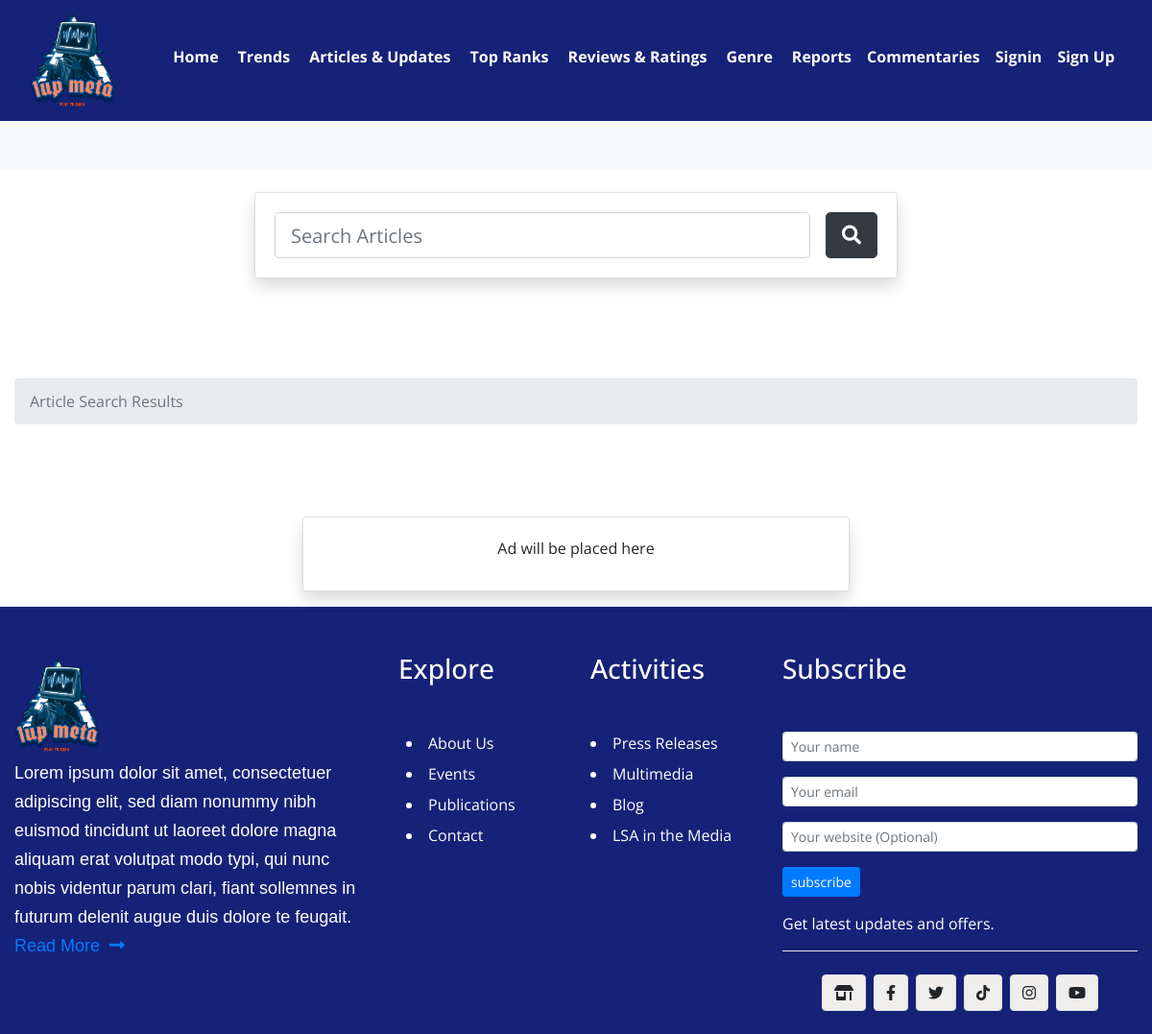
Page /search.php on the earlier database version.
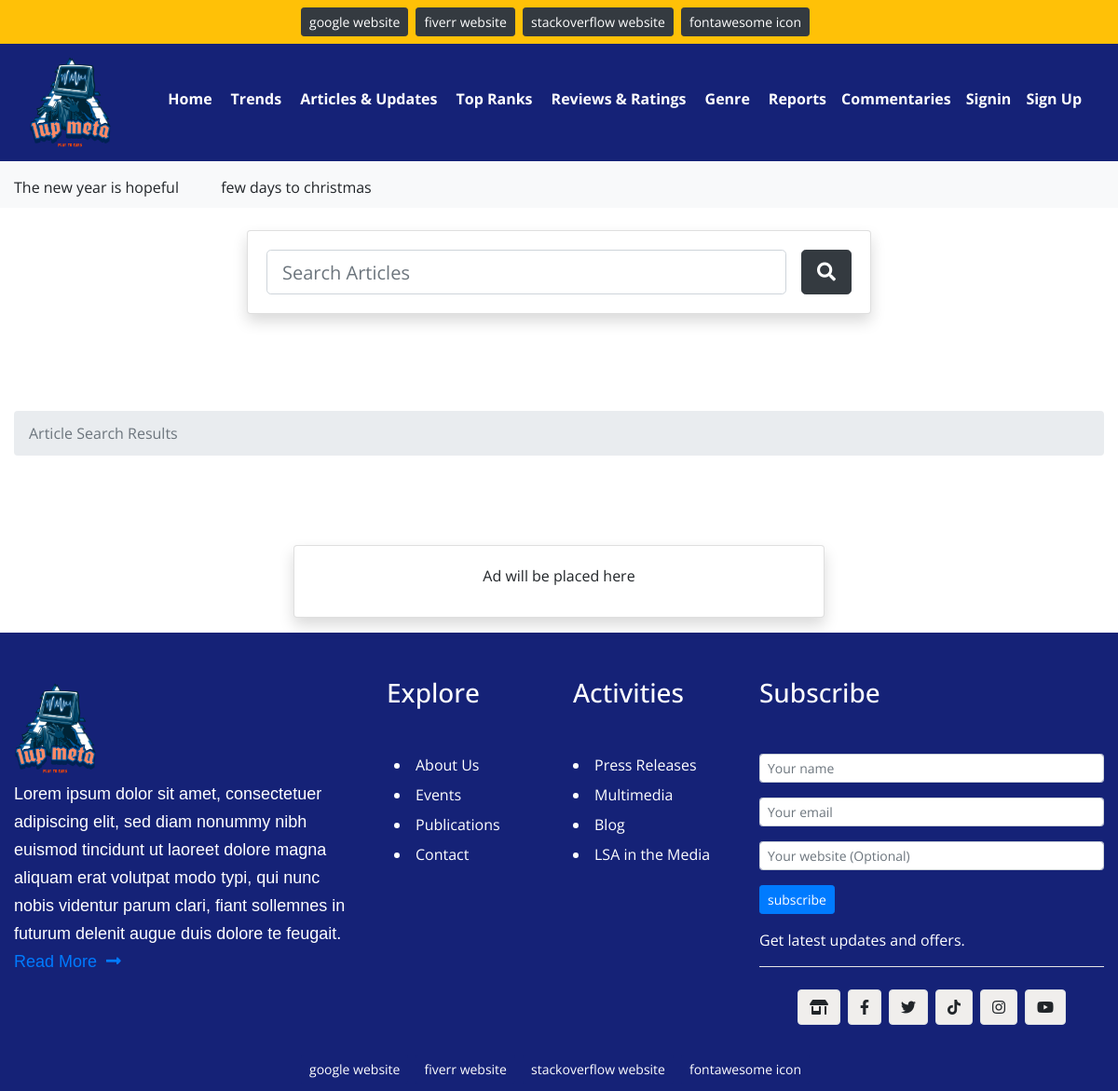
Same page on the later database version.
### tables this page shows
CREATE TABLE IF NOT EXISTS `affiliate` (
  `id` int(11) NOT NULL AUTO_INCREMENT,
  `link` varchar(255) NOT NULL,
  `alt` varchar(255) NOT NULL,
  `Is_Active` int(11) NOT NULL,
  `created_on` timestamp NOT NULL DEFAULT CURRENT_TIMESTAMP ON UPDATE CURRENT_TIMESTAMP,
  PRIMARY KEY (`id`)
);

CREATE TABLE IF NOT EXISTS `announcement` (
  `id` int(11) NOT NULL AUTO_INCREMENT,
  `announcement` varchar(255) NOT NULL,
  `Is_Active` int(11) NOT NULL,
  `created_on` timestamp NOT NULL DEFAULT CURRENT_TIMESTAMP ON UPDATE CURRENT_TIMESTAMP,
  PRIMARY KEY (`id`)
);

### search.php (the view, shortened to what the changed rows need)
<?php
    require 'dbconn.php';
$sql = 'SELECT * FROM affiliate WHERE Is_Active=1';
$statement = $connection->prepare($sql);
$statement->execute();
$affiliate = $statement->fetchAll(PDO::FETCH_ASSOC);
$sql = 'SELECT * FROM announcement WHERE Is_Active=1';
$statement = $connection->prepare($sql);
$statement->execute();
$announcement = $statement->fetchAll(PDO::FETCH_ASSOC);
?>
<!DOCTYPE html>
<html lang="en">
<head>
   <link href="https://cdnjs.cloudflare.com/ajax/libs/font-awesome/5.15.3/css/all.min.css" rel="stylesheet">
  <link rel="stylesheet" type="text/css" href="css/bootstrap.min.css">
  <link rel="stylesheet" type="text/css" href="css/style.css">
</head>
<body>
<div class="container-fluid bg-warning">
    <div class="row justify-content-center">
        <?php foreach($affiliate as $aff): ?>
            <a href="<?php echo $aff["link"]; ?>" target = "_blank" class="btn btn-dark btn-sm text-white mr-2 mt-2 mb-2" alt="<?php echo $aff["alt"]; ?>"><?php echo $aff["alt"]; ?></a>
        <?php endforeach; ?>
    </div>
</div>
<section class="w-100 shadow-sm bg-dark">
<div class="container-fluid">
</div>
</section>
<div class="container-fluid bg-light">
    <div class="row justify-content-center">
        <div class="col-lg-12">
            <div class="ticker w-100">
                <marquee class="news-content mt-3 mb-3">
                    <?php foreach($announcement as $ann): ?>
                        <p><?php echo $ann["announcement"]; ?></p>
                    <?php endforeach; ?>
                </marquee>
            </div>
        </div>
    </div>
</div>
<div class="container-fluid">
    <div class="row justify-content-center">
    </div>
</div>
<div class="container-fluid">
    <div class="mt-5 mb-5">
    </div>
</div>
<div class="container-fluid mt-5 mb-3">
    <div class="row justify-content-center">
    </div>
</div>
<div class="footer bg-dark">
    <div class="container-fluid">
    </div>
</div>
<div class="container-fluid bg-dark">
    <div class="row justify-content-center">
        <?php foreach($affiliate as $aff): ?>
            <a href="<?php echo $aff["link"]; ?>" target = "_blank" class="btn bg-dark btn-sm text-white mr-2 mt-2 mb-2" alt="<?php echo $aff["alt"]; ?>"><?php echo $aff["alt"]; ?></a>
        <?php endforeach; ?>
    </div>
</div>
</body>
</html>

Differences in the rows shown:
added affiliate: alt "google website"
added affiliate: alt "fiverr website"
added affiliate: alt "stackoverflow website"
added affiliate: alt "fontawesome icon"
added announcement: announcement "The new year is hopeful"
added announcement: announcement "few days to christmas"
